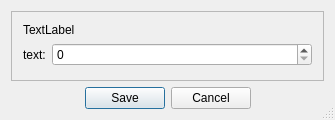
<?xml version="1.0" encoding="UTF-8"?>
<ui version="4.0">
 <class>NumberInputDialogClass</class>
 <widget class="QDialog" name="NumberInputDialogClass">
  <property name="geometry">
   <rect>
    <x>0</x>
    <y>0</y>
    <width>335</width>
    <height>120</height>
   </rect>
  </property>
  <property name="windowTitle">
   <string notr="true">NumberInputDialog</string>
  </property>
  <property name="windowIcon">
   <iconset resource="res/res.qrc">
    <normaloff>:/pic/ladybug256.png</normaloff>:/pic/ladybug256.png</iconset>
  </property>
  <property name="sizeGripEnabled">
   <bool>true</bool>
  </property>
  <layout class="QVBoxLayout" name="verticalLayout">
   <item>
    <widget class="QFrame" name="frame">
     <property name="frameShape">
      <enum>QFrame::StyledPanel</enum>
     </property>
     <property name="frameShadow">
      <enum>QFrame::Plain</enum>
     </property>
     <layout class="QFormLayout" name="formLayout">
      <property name="fieldGrowthPolicy">
       <enum>QFormLayout::AllNonFixedFieldsGrow</enum>
      </property>
      <item row="0" column="0" colspan="2">
       <widget class="QLabel" name="labelInfo">
        <property name="text">
         <string notr="true">TextLabel</string>
        </property>
        <property name="wordWrap">
         <bool>true</bool>
        </property>
       </widget>
      </item>
      <item row="1" column="0">
       <widget class="QLabel" name="label">
        <property name="layoutDirection">
         <enum>Qt::LeftToRight</enum>
        </property>
        <property name="text">
         <string notr="true">text:</string>
        </property>
       </widget>
      </item>
      <item row="1" column="1">
       <widget class="QSpinBox" name="spinBox"/>
      </item>
     </layout>
    </widget>
   </item>
   <item>
    <widget class="QDialogButtonBox" name="buttonBox">
     <property name="standardButtons">
      <set>QDialogButtonBox::Cancel|QDialogButtonBox::Save</set>
     </property>
     <property name="centerButtons">
      <bool>true</bool>
     </property>
    </widget>
   </item>
  </layout>
 </widget>
 <layoutdefault spacing="6" margin="11"/>
 <resources>
  <include location="res/res.qrc"/>
 </resources>
 <connections>
  <connection>
   <sender>buttonBox</sender>
   <signal>accepted()</signal>
   <receiver>NumberInputDialogClass</receiver>
   <slot>accept()</slot>
   <hints>
    <hint type="sourcelabel">
     <x>54</x>
     <y>74</y>
    </hint>
    <hint type="destinationlabel">
     <x>37</x>
     <y>90</y>
    </hint>
   </hints>
  </connection>
  <connection>
   <sender>buttonBox</sender>
   <signal>rejected()</signal>
   <receiver>NumberInputDialogClass</receiver>
   <slot>reject()</slot>
   <hints>
    <hint type="sourcelabel">
     <x>159</x>
     <y>68</y>
    </hint>
    <hint type="destinationlabel">
     <x>179</x>
     <y>92</y>
    </hint>
   </hints>
  </connection>
 </connections>
</ui>
